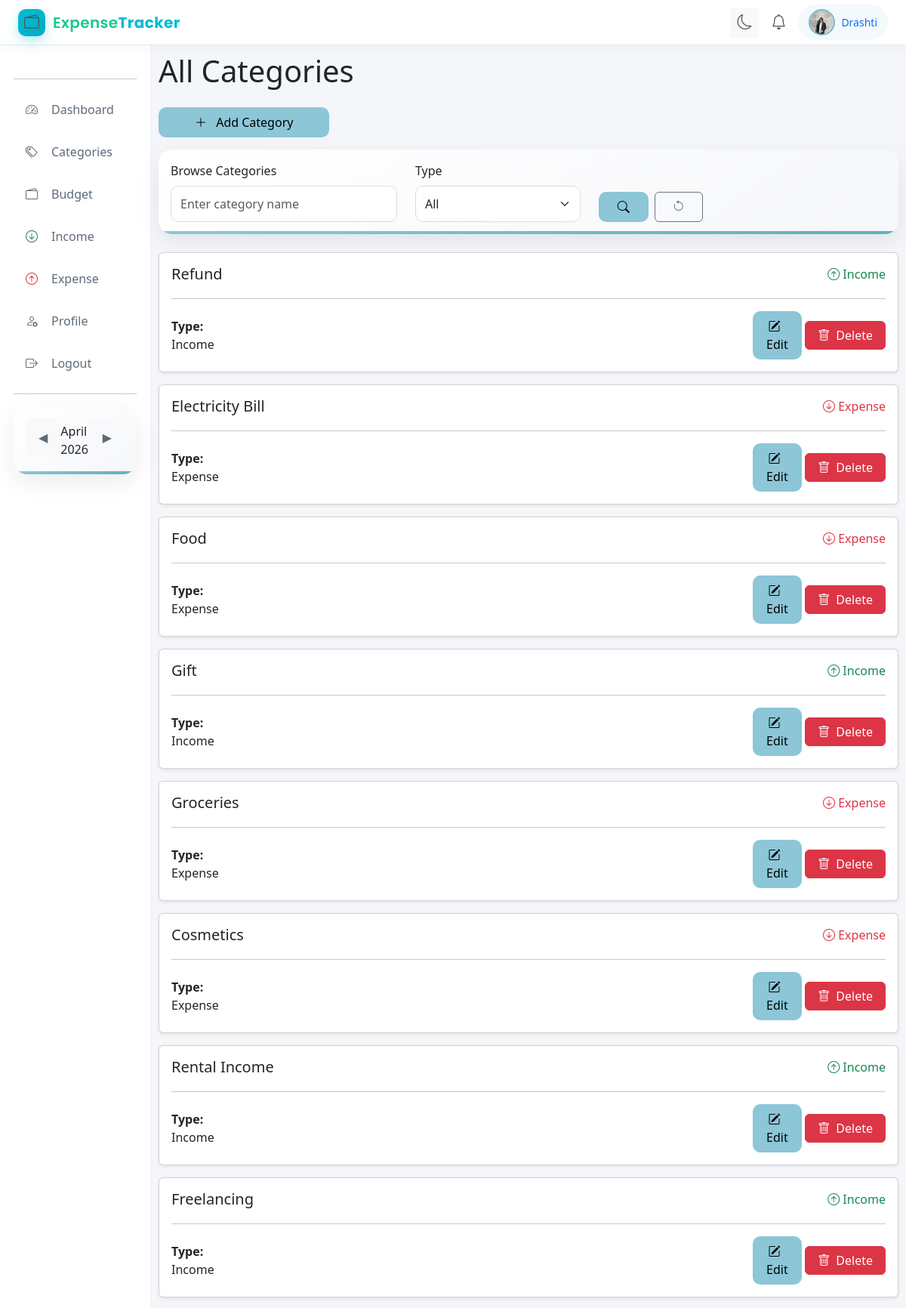
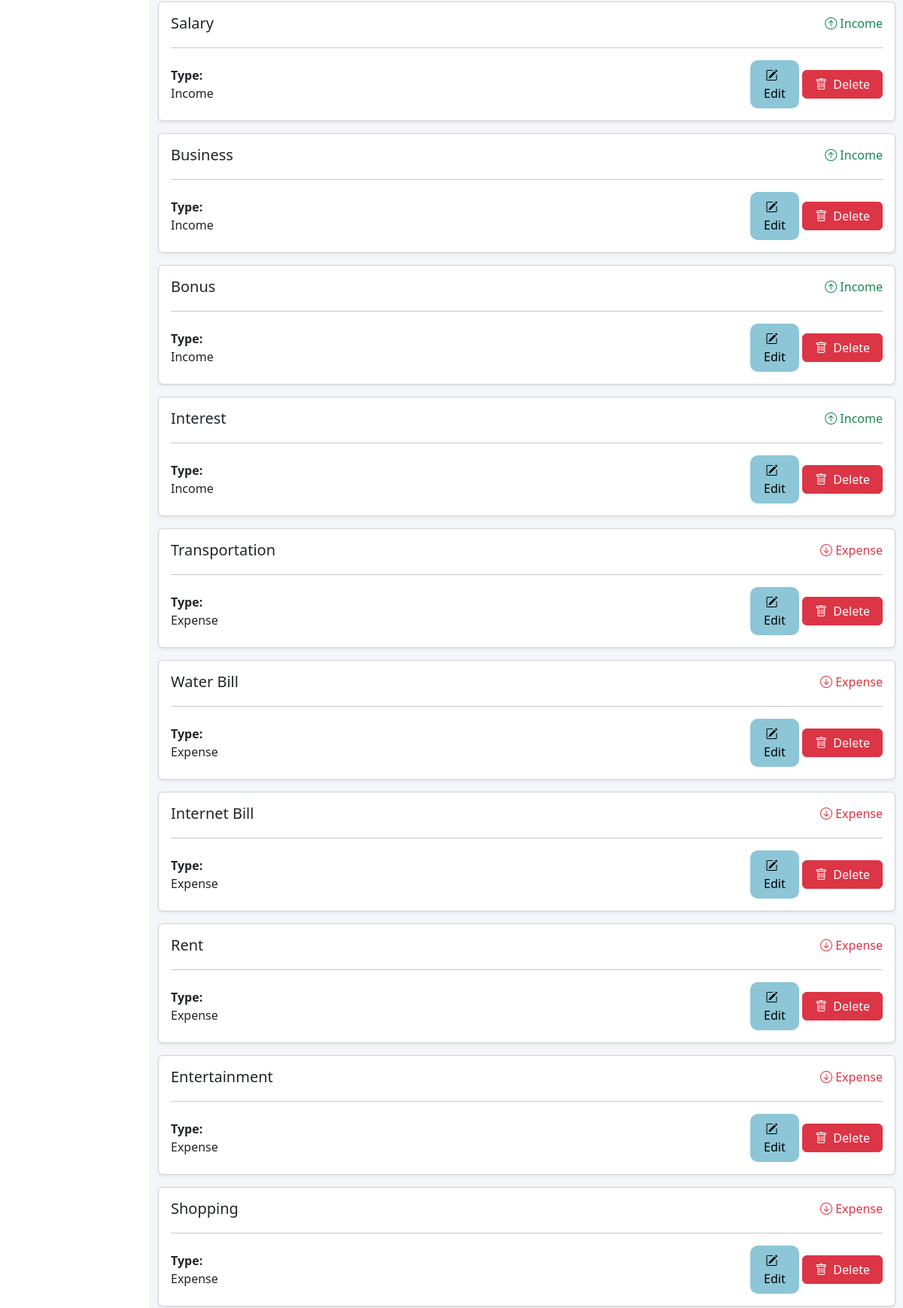
/category (signed in, upper part), run on the app's committed database (2 pictures, top to bottom).
### accounts/models.py (models this page shows, shortened)
class Profile(models.Model):
    user = models.OneToOneField(User, on_delete=models.CASCADE)
    profile_pic = models.ImageField(
        upload_to="profile_pics/",
        default="profile_pics/default.png"
    )
    dob = models.DateField(null=True, blank=True)
    phone = models.CharField(max_length=15, blank=True)
    bio = models.TextField(blank=True)

### tracker/models.py (models this page shows, shortened)
class Categories(models.Model):
    user = models.ForeignKey(User, on_delete=models.CASCADE)
    name = models.CharField(max_length=100)
    TYPE_CHOICES = (
        ('income', 'Income'),
        ('expense', 'Expense'),
    )
    type=models.CharField(max_length=10, choices=TYPE_CHOICES)

### tracker/views.py (the view)
# urls.py: path('category', views.view_category, name='view_category'),
@login_required(login_url='login')
def view_category(request):
    categories = Categories.objects.filter(user=request.user)
    search = request.GET.get('search')
    type_filter = request.GET.get('type')
    if search:
        categories = categories.filter(name__icontains=search)
    if type_filter:
        categories = categories.filter(type=type_filter)
    return render(request, "view_category.html", {
        "categories": categories
    })

### tracker/context_processors.py (called while the page is built)
def global_date(request):
    now = datetime.now()
    return {
        'selected_month': now.month,
        'selected_year': now.year,
        'month_name': now.strftime("%B")
    }

### tracker/templates/view_category.html (shortened to what this page needs)
{% extends "base.html" %}
{% block content %}
<h1 class="mb-4">All Categories</h1>
<a href="{% url 'add_category' %}" class="btn btn-submit mb-3 w-auto px-5">
  <i class="bi bi-plus-lg me-2"></i>
  Add Category
</a>
<form method="GET" class="card card-custom p-3 mb-4">
  <div class="row align-items-end">
    <div class="col-md-4">
      <label class="form-label">Browse Categories</label>
      <input
        type="text"
        name="search"
        value="{{ request.GET.search }}"
        class="form-control"
        placeholder="Enter category name"
      >
    </div>
    <div class="col-md-3">
      <label class="form-label">Type</label>
      <select name="type" class="form-select">
        <option value="">All</option>
      </select>
    </div>
        <div class="col-md-2 d-flex gap-2">
            <button class="btn btn-submit w-50">
                <i class="bi bi-search"></i>
            </button>
            <a href="{% url 'view_category' %}" class="btn btn-outline-secondary w-50">
                <i class="bi bi-arrow-counterclockwise"></i>
            </a>
        </div>
  </div>
</form>
{% for category in categories %}
<div class="card mb-3 shadow-sm">
  <div class="card-body">
    <div class="d-flex justify-content-between">
      <h5 class="card-title mb-1">{{ category.name }}</h5>
      {% if category.type == "income" %}
      <span class="text-success">
        <i class="bi bi-arrow-up-circle"></i> Income
      </span>
      {% else %}
      <span class="text-danger">
        <i class="bi bi-arrow-down-circle"></i> Expense
      </span>
      {% endif %}
    </div>
    <hr>
    <div class="row align-items-center">
      <div class="col-md-3">
        <strong>Type:</strong><br>
        {{ category.type|title }}
      </div>
      <div class="col-md-3 text-end">
        <button class="btn btn-submit px-3" data-bs-toggle="modal" data-bs-target="#editCategoryModal{{ category.id }}">
          <i class="bi bi-pencil-square me-2"></i>Edit
        </button>
        <button class="btn btn-danger px-3" data-bs-toggle="modal"
          data-bs-target="#deleteCategoryModal{{ category.id }}">
          <i class="bi bi-trash me-2"></i>Delete
        </button>
      </div>
    </div>
  </div>
</div>
{% empty %}
<p>No categories found.</p>
{% endfor %}
{% endblock %}

### tracker/templates/base.html (shortened to what this page needs)
{% load static %}
<!DOCTYPE html>
<html lang="en">
  <head>
    <link href="https://cdn.jsdelivr.net/npm/bootstrap@5.3.2/dist/css/bootstrap.min.css" rel="stylesheet" />
    <link href="https://cdn.jsdelivr.net/npm/bootstrap-icons@1.11.3/font/bootstrap-icons.css" rel="stylesheet" />
    <link rel="stylesheet" href="{% static 'tracker/css/style.css' %}" />
  </head>
  <body id="theme-body">
    <nav class="topbar">
      <div class="container-fluid d-flex justify-content-between align-items-center px-4">
        <a class="navbar-brand logo-text" href="{% url 'dashboard' %}">
          <span class="logo-icon">
            <i class="bi bi-wallet2"></i>
          </span>
          <span class="logo-name">
            Expense<span class="logo-highlight">Tracker</span>
          </span>
        </a>
        <div class="d-flex align-items-center gap-3">
          <button onclick="toggleTheme()" class="btn btn-sm btn-light"><i id="themeIcon" class="bi bi-moon"></i></button>
          <i class="bi bi-bell fs-5"></i>
          <div class="profile-pill">
            <a href="{% url 'profile' %}" class="profile-link d-flex align-items-center gap-2 text-decoration-none">
            {% if request.user.profile.profile_pic and request.user.profile.profile_pic.url != '/media/profile_pics/default.png' %}
              <img src="{{ request.user.profile.profile_pic.url }}" class="nav-avatar">
            {% else %}
              <div class="nav-avatar-placeholder">
                {{ request.user.first_name|first|upper }}{{ request.user.last_name|first|upper }}
              </div>
            {% endif %}
            <span>{{ request.user.username }}</span>
          </a>
        </div>
        </div>
      </div>
    </nav>
    <div class="container-fluid">
      <div class="row">
        <div class="col-md-2 sidebar">
          <hr />
            <a href="{% url 'dashboard' %}?month={{ selected_month }}&year={{ selected_year }}">
              <i class="bi bi-speedometer2 me-2"></i> Dashboard
            </a>
            <a href="{% url 'view_category' %}">
              <i class="bi bi-tags me-2"></i> Categories
            </a>
            <a href="{% url 'view_budget' %}?month={{ selected_month|default:'' }}&year={{ selected_year|default:'' }}">
              <i class="bi bi-wallet2 me-2"></i> Budget
            </a>
            <a href="{% url 'view_income' %}?month={{ selected_month|default:'' }}&year={{ selected_year|default:'' }}">
              <i class="bi bi-arrow-down-circle me-2 text-success"></i> Income
            </a>
            <a href="{% url 'view_expense' %}?month={{ selected_month|default:'' }}&year={{ selected_year|default:'' }}">
              <i class="bi bi-arrow-up-circle me-2 text-danger"></i> Expense
            </a>
            <a href="{% url 'profile' %}"><i class="bi bi-person-gear me-2"></i> Profile</a>
            <a href="{% url 'logout' %}"><i class="bi bi-box-arrow-right me-2"></i> Logout</a>
          <hr />
          <div class="card card-custom p-3 mb-4">
            <div class="d-flex justify-content-between align-items-center">
    <a class="btn btn-light"
       href="{{ request.path }}?month={% if selected_month == 1 %}12{% else %}{{ selected_month|add:'-1' }}{% endif %}&year={% if selected_month == 1 %}{{ selected_year|add:'-1' }}{% else %}{{ selected_year }}{% endif %}">
       ◀
    </a>
    <p class="mb-0">{{ month_name }} {{ selected_year }}</p>
    <a class="btn btn-light"
       href="{{ request.path }}?month={% if selected_month == 12 %}1{% else %}{{ selected_month|add:'1' }}{% endif %}&year={% if selected_month == 12 %}{{ selected_year|add:'1' }}{% else %}{{ selected_year }}{% endif %}">
       ▶
    </a>
            </div>
          </div>
        </div>
        <div class="col-md-10">
          {% block content %}
          {% endblock %}
        </div>
      </div>
    </div>
  </body>
</html>

### tracker/static/tracker/css/style.css (style rules this page uses)
body { background:#f4f6f9; font-family:'Segoe UI',sans-serif; transition:background .3s ease,color .3s ease; }
.btn-submit { background:#8cc6d7; border:none; padding:8px 18px; border-radius:10px; color:#000; transition:.3s; width:30%; }
.form-control, .form-select { height:48px; border-radius:10px; border:1px solid #ddd; transition:.25s; }
.topbar { height:60px; background:#fff; display:flex; align-items:center; border-bottom:1px solid #e6ebf1; box-shadow:0 4px 15px rgba(0,0,0,.03); position:sticky; top:0; z-index:1000; transition:.3s; }
.profile-pill { background:#f4f9fb; padding:6px 14px; border-radius:50px; font-size:14px; font-weight:500; }
.sidebar { min-height:calc(100vh - 60px); background:#fff; padding:28px 18px; border-right:1px solid #eef2f6; transition:.3s; }
.sidebar a { display:flex; align-items:center; gap:10px; padding:12px 16px; text-decoration:none; color:#5f6b7a; border-radius:10px; margin-bottom:8px; font-weight:500; transition:.2s; }
.col-md-10 { padding:10px; }
.card-custom { border:none; border-radius:18px; padding:10px; background:linear-gradient(145deg,#fff,#f5f7fa); box-shadow:0 10px 30px rgba(0,0,0,.08); transition:.3s; position:relative; overflow:hidden; }
.card-custom::after { content:""; position:absolute; bottom:0; left:0; width:100%; height:4px; background:linear-gradient( 90deg, #8cc6d7, #5eaec4, #8cc6d7 ); background-size:200% 100%; animation:borderFlow 6s linear infinite; }
.topbar i { font-size:20px; cursor:pointer; transition:0.3s; color:#555; }
.topbar .bi-bell { position:relative; }
.logo-text { font-weight: bold; font-size: 22px; color: #1cc88a !important; }
.logo-text { display:flex; align-items:center; font-family:'Poppins',sans-serif; text-decoration:none; font-size:20px; font-weight:600; color:#2c3e50; }
.logo-icon { width:36px; height:36px; display:flex; align-items:center; justify-content:center; background:linear-gradient(135deg,#00bcd4,#00acc1); color:white; border-radius:10px; margin-right:10px; font-size:18px; box-shadow:0 6px 15px rgba(0,188,212,0.3); }
.logo-name { letter-spacing:0.4px; }
.logo-highlight { color:#00bcd4; font-weight:700; }
.nav-avatar { width:35px; height:35px; border-radius:50%; object-fit:cover; border:2px solid #79b9cc; }

### data on the page
Categories: name "Refund", shows "Income", type "Income"
Categories: name "Electricity Bill", shows "Expense", type "Expense"
Categories: name "Food", shows "Expense", type "Expense"
Categories: name "Gift", shows "Income", type "Income"
Categories: name "Groceries", shows "Expense", type "Expense"
Categories: name "Cosmetics", shows "Expense", type "Expense"
Categories: name "Rental Income", type "Income"
Categories: name "Freelancing", shows "Income", type "Income"
Categories: name "Salary", shows "Income", type "Income"
Categories: name "Business", shows "Income", type "Income"
Categories: name "Bonus", shows "Income", type "Income"
Categories: name "Interest", shows "Income", type "Income"
Categories: name "Transportation", shows "Expense", type "Expense"
Categories: name "Water Bill", shows "Expense", type "Expense"
Categories: name "Internet Bill", shows "Expense", type "Expense"
Categories: name "Rent", shows "Expense", type "Expense"
Categories: name "Entertainment", shows "Expense", type "Expense"
Categories: name "Shopping", shows "Expense", type "Expense"

### other printed values
{{ request.user.username }} "Drashti"
